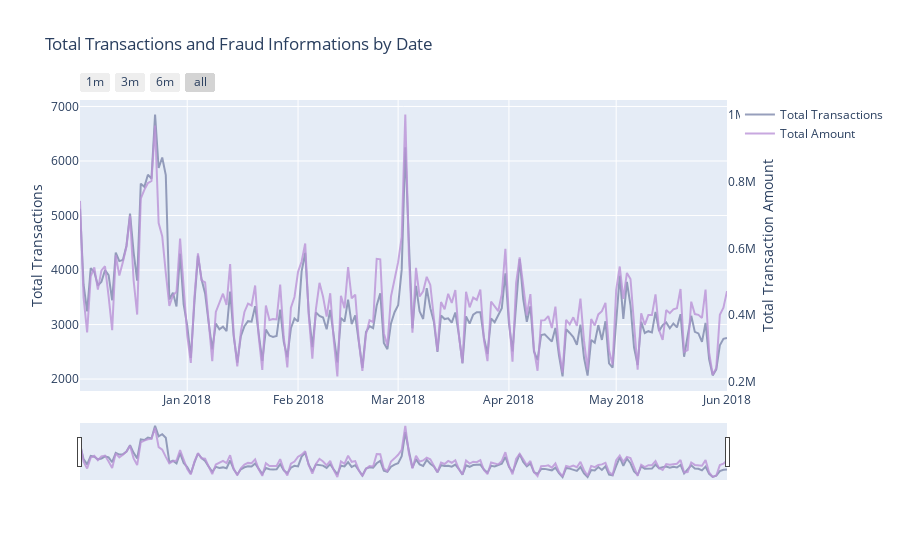

Notebook cell for this chart:
### Markdown cell above
## Transactions and Total Amount by each day

### Code cell
# Calling the function to transform the date column in datetime pandas object

#seting some static color options
color_op = ['#5527A0', '#BB93D7', '#834CF7', '#6C941E', '#93EAEA', '#7425FF', '#F2098A', '#7E87AC', 
            '#EBE36F', '#7FD394', '#49C35D', '#3058EE', '#44FDCF', '#A38F85', '#C4CEE0', '#B63A05', 
            '#4856BF', '#F0DB1B', '#9FDBD9', '#B123AC']


dates_temp = df_trans.groupby(df_trans.Date.dt.date)['TransactionAmt'].count().reset_index()
# renaming the columns to apropriate names

# creating the first trace with the necessary parameters
trace = go.Scatter(x=dates_temp['Date'], y=dates_temp.TransactionAmt,
                    opacity = 0.8, line = dict(color = color_op[7]), name= 'Total Transactions')

# Below we will get the total amount sold
dates_temp_sum = df_trans.groupby(df_trans.Date.dt.date)['TransactionAmt'].sum().reset_index()

# using the new dates_temp_sum we will create the second trace
trace1 = go.Scatter(x=dates_temp_sum.Date, line = dict(color = color_op[1]), name="Total Amount",
                        y=dates_temp_sum['TransactionAmt'], opacity = 0.8, yaxis='y2')

#creating the layout the will allow us to give an title and 
# give us some interesting options to handle with the outputs of graphs
layout = dict(
    title= "Total Transactions and Fraud Informations by Date",
    xaxis=dict(
        rangeselector=dict(
            buttons=list([
                dict(count=1, label='1m', step='month', stepmode='backward'),
                dict(count=3, label='3m', step='month', stepmode='backward'),
                dict(count=6, label='6m', step='month', stepmode='backward'),
                dict(step='all')
            ])
        ),
        rangeslider=dict(visible = True),
        type='date' ),
    yaxis=dict(title='Total Transactions'),
    yaxis2=dict(overlaying='y',
                anchor='x', side='right',
                zeroline=False, showgrid=False,
                title='Total Transaction Amount')
)

# creating figure with the both traces and layout
fig = dict(data= [trace, trace1,], layout=layout)

#rendering the graphs
iplot(fig) #it's an equivalent to plt.show()

### Figure 1 — Plotly figure (JSON) as saved in the notebook; plotly's stock layout.template omitted (floating-point values rounded to 4 significant figures; data arrays with more than 128 entries replaced by an {"elided": "..."} marker saying what was removed)
{"data": [{"line": {"color": "#7E87AC"}, "name": "Total Transactions", "opacity": 0.8, "type": "scatter", "x": {"elided": "182 str values"}, "y": {"elided": "182 int values"}}, {"line": {"color": "#BB93D7"}, "name": "Total Amount", "opacity": 0.8, "type": "scatter", "x": {"elided": "182 str values"}, "y": {"elided": "182 float values"}, "yaxis": "y2"}], "layout": {"title": {"text": "Total Transactions and Fraud Informations by Date"}, "xaxis": {"rangeselector": {"buttons": [{"count": 1, "label": "1m", "step": "month", "stepmode": "backward"}, {"count": 3, "label": "3m", "step": "month", "stepmode": "backward"}, {"count": 6, "label": "6m", "step": "month", "stepmode": "backward"}, {"step": "all"}]}, "rangeslider": {"visible": true}, "type": "date"}, "yaxis": {"title": {"text": "Total Transactions"}}, "yaxis2": {"anchor": "x", "overlaying": "y", "showgrid": false, "side": "right", "title": {"text": "Total Transaction Amount"}, "zeroline": false}}}
